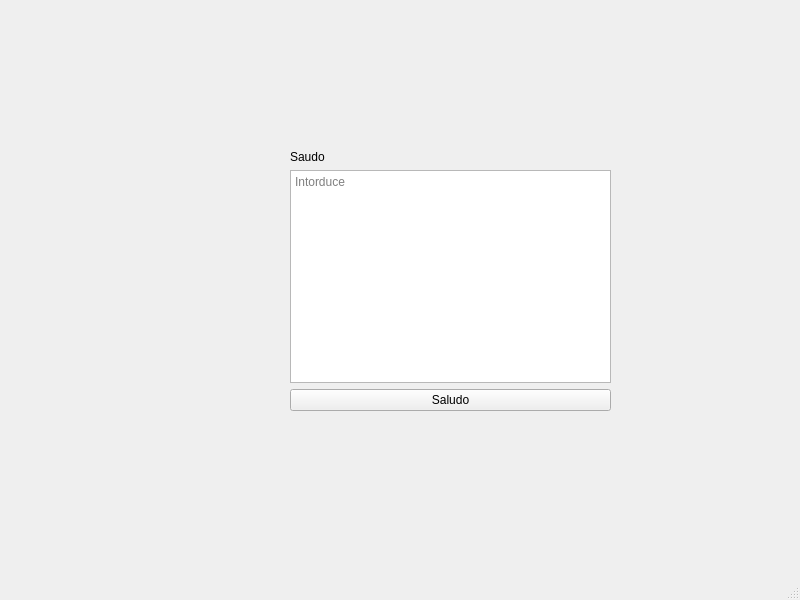
<?xml version="1.0" encoding="UTF-8"?>
<ui version="4.0">
 <class>MainWindow</class>
 <widget class="QMainWindow" name="MainWindow">
  <property name="geometry">
   <rect>
    <x>0</x>
    <y>0</y>
    <width>800</width>
    <height>600</height>
   </rect>
  </property>
  <property name="windowTitle">
   <string>MainWindow</string>
  </property>
  <widget class="QWidget" name="centralwidget">
   <widget class="QWidget" name="verticalLayoutWidget">
    <property name="geometry">
     <rect>
      <x>290</x>
      <y>150</y>
      <width>321</width>
      <height>261</height>
     </rect>
    </property>
    <layout class="QVBoxLayout" name="verticalLayout">
     <item>
      <widget class="QLabel" name="lblSaudo">
       <property name="text">
        <string>Saudo</string>
       </property>
      </widget>
     </item>
     <item>
      <widget class="QTextEdit" name="txtSaudo">
       <property name="placeholderText">
        <string>Intorduce</string>
       </property>
      </widget>
     </item>
     <item>
      <widget class="QPushButton" name="btnSaudo">
       <property name="text">
        <string>Saludo</string>
       </property>
      </widget>
     </item>
    </layout>
   </widget>
  </widget>
  <widget class="QMenuBar" name="menubar">
   <property name="geometry">
    <rect>
     <x>0</x>
     <y>0</y>
     <width>800</width>
     <height>22</height>
    </rect>
   </property>
  </widget>
  <widget class="QStatusBar" name="statusbar"/>
 </widget>
 <resources/>
 <connections/>
</ui>
